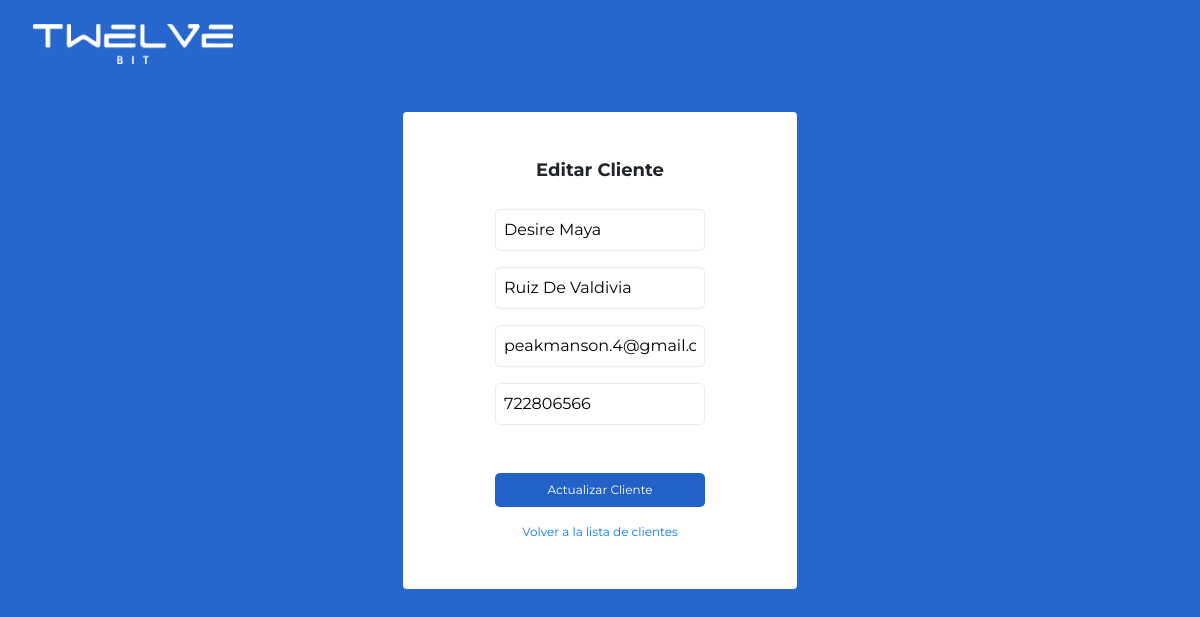
Before: /editar.php?id=2 with the older database file.
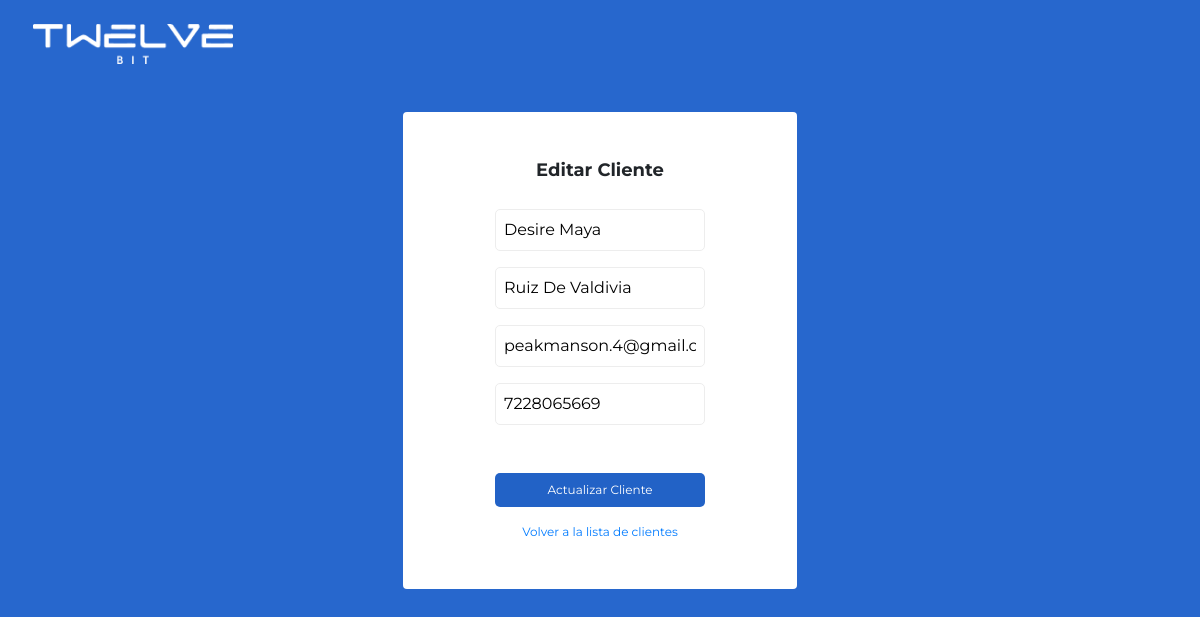
After: the same page with the newer database file.
### tables this page shows
CREATE TABLE `clientes` (
  `ID_Cliente` int(11) NOT NULL,
  `Nombre` varchar(100) DEFAULT NULL,
  `Apellidos` varchar(100) DEFAULT NULL,
  `NIF` varchar(20) DEFAULT NULL,
  `Direccion` varchar(255) DEFAULT NULL,
  `Telefono` varchar(20) DEFAULT NULL,
  `Email` varchar(100) DEFAULT NULL,
  `Password` varchar(255) NOT NULL
);

### editar.php (the view, shortened to what this page needs)
<?php
include 'conexion.php';
$row = null;
if (isset($_GET['id'])) {
    $id = intval($_GET['id']);
    $sql = "SELECT * FROM clientes WHERE ID_Cliente = $id";
    $result = $conn->query($sql);
    if ($result->num_rows > 0) {
        $row = $result->fetch_assoc();
    } else {
        echo "<script>alert('Cliente no encontrado');
            location.assign('index.php'); </script>";
        exit();
    }
}
?>
<!DOCTYPE html>
<html lang="en">
<head>
    <link rel="stylesheet" href="css/style.css">
    <link rel="stylesheet" href="https://cdn.jsdelivr.net/npm/bootstrap@4.6.2/dist/css/bootstrap.min.css">
</head>
<body class="bg-azul overflow-hidden">
    <div class="w-100">
        <div class="row">
            <div class="col-md-12 p-4 pl-5">
                <img src="img\logo.png" alt="logo TwelveBit" class="logo">
            </div>
        </div>
        <div class="row p-4 d-flex justify-content-center">
            <div class="col-lg-4 col-md-6 col-10 p-5 d-flex flex-column align-items-center contenedor">
            <h1 class="fs18 bold fsMono mb-4">Editar Cliente</h1>
            <?php if ($row) { ?>
            <form action="editar.php" method="POST" class="d-flex flex-column align-items-center mt-1">
                <div>
                    <input type="text" id="nombre" name="nombre" placeholder="Nombre" value="<?php echo $row['Nombre']; ?>" required>
                </div>
                <div class="mt-3">
                    <input type="text" id="apellidos" name="apellidos" placeholder="Apellidos" value="<?php echo $row['Apellidos']; ?>" required>
                </div>
                <div class="mt-3">
                    <input type="email" id="email" name="email" placeholder="Email" value="<?php echo $row['Email']; ?>" required>
                </div>
                <div class="mt-3">
                    <input type="text" id="telefono" name="telefono" placeholder="Teléfono" value="<?php echo $row['Telefono']; ?>" required>
                </div>
                <button type="submit" class="boton mt-5 w-100">Actualizar Cliente</button>
                <a href="index.php" class="mt-3 fs12 text-center">Volver a la lista de clientes</a>
            </form>
            <?php } else { ?>
                <p>Cliente no encontrado.</p>
            <?php } ?>
            </div>
        </div>
    </div>
</body>
</html>

Changed rows visible on the page:
changed clientes "Desire Maya": telefono "722806566" → "7228065669"
